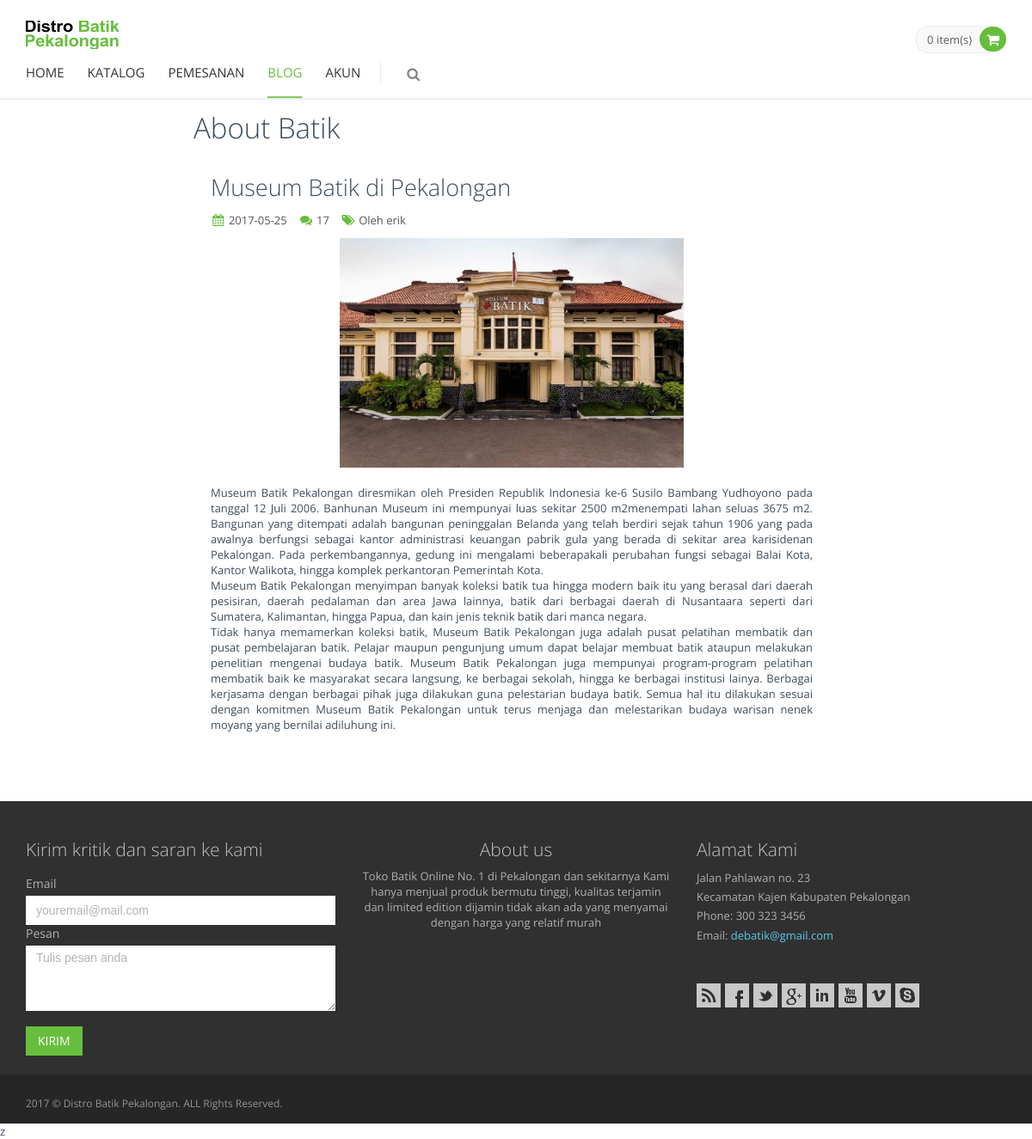
The page /index.php?page=read&id=5 on the database its author committed.
### tables this page shows
CREATE TABLE `about` (
  `id_artikel` int(11) NOT NULL,
  `foto_artikel` varchar(50) NOT NULL,
  `judul` varchar(50) NOT NULL,
  `tanggal` date NOT NULL,
  `jam` time NOT NULL,
  `artikel` text NOT NULL,
  `oleh` varchar(20) NOT NULL
);

### index.php (called while the page is built, shortened)
<?php require 'layout/head.php'; ?>
<?php include 'content.php'; ?>
<?php include 'layout/prefooter.php'; ?>
<?php require 'layout/footer.php'; ?>

### aboutart.php (the view)
 <div class="main">
  <div class="container">
    <div class="row margin-bottom-40">
      <div class="col-md-8 col-md-offset-2 col-sm-12">
        <h1>About Batik</h1>
        <div class="content-page">
          <?php
            $id = $_GET['id'];
            $query = mysqli_query ($connect, "SELECT * FROM about where id_artikel = '$id'");
              while ($data = mysqli_fetch_array($query)) {
                ?>
          <div class="row">
            <div class=" blog-posts">
              <div class="col-md-12">
                  <h2><?php echo $data['judul']; ?></h2>
                  <ul class="blog-info">
                    <li><i class="fa fa-calendar"></i> <?php echo $data['tanggal']; ?></li>
                    <li><i class="fa fa-comments"></i> 17</li>
                    <li><i class="fa fa-tags"></i> Oleh <?php echo $data['oleh']; ?></li>
                  </ul>
                  <div class="item">
                    <center><img src="img/artikel/<?php echo $data['foto_artikel']; ?>" width=400 alt=""></center>
                  </div>
                  <p><?php echo $data['artikel']; ?></p>
                </div>
            </div>
            <?php } ?>
          </div>
        </div>
      </div>
    </div>
  </div>
</div>

### assets/frontend/layout/css/style.css (style rules this page uses)
h1, h2, h3, h4, h5, h6 { font: 300 'Open Sans', sans-serif; margin: 0 0 10px; }
h1 { margin-bottom: 15px; }
.main h1 { margin-top: -6px; }
.margin-bottom-40 { margin-bottom: 40px !important; }
.content-page { background: #fff; padding: 20px; margin-right: 10px; }
.content-page h2, .content-page h3, .content-page h4, .content-page h5, .content-page h6 { padding-top: 10px; }
.content-page p, .content-page .list-unstyled { margin-bottom: 20px; }
.fontawesome-icon-list [class^="fa-"], .fontawesome-icon-list [class*=" fa-"], li [class^="fa-"], li [class*=" fa-"] { display: inline-block; width: 1.25em; text-align: center; }
.blog-posts h2, .ecommerce .blog-posts h2 { padding-top: 0; }
.blog-posts p { text-align: justify; }
.blog-info { list-style: none; margin: 15px 0 12px 0; padding-left:0; }
.blog-info li { padding: 0; color: #555; font-size: 13px; margin-right: 10px; display: inline-block; }
.blog-info li i { color: #E84D1C; }

### assets/frontend/layout/css/themes/green.css (style rules this page uses)
.blog-tags li i, .blog-info li i { color: #67bd3c; }

### rows shown on the page
about: judul "Museum Batik di Pekalongan", tanggal "2017-05-25", oleh "erik", foto_artikel (picture), artikel "Museum Batik Pekalongan diresmikan oleh Presiden Republik Indonesia ke-6 Susilo Bambang Yudhoyono pada tanggal 12 Juli 2006. Banhunan Museum ini mempunyai luas sekitar 2500 m2menempati lahan seluas 3675 m2. Bangunan yang ditempati adalah bangunan peninggalan Belanda yang telah berdiri sejak tahun 1906 yang pada awalnya berfungsi sebagai kantor administrasi keuangan pabrik gula yang berada di sekitar area karisidenan Pekalongan. Pada perkembangannya, gedung ini mengalami beberapakali perubahan fungsi sebagai Balai Kota, Kantor Walikota, hingga komplek perkantoran Pemerintah Kota. Museum Batik Pekalongan menyimpan banyak koleksi batik tua hingga modern baik itu yang berasal dari daerah…"

### other values the page prints
count($_SESSION['shopping_cart']) "0"
$akun "AKUN"
